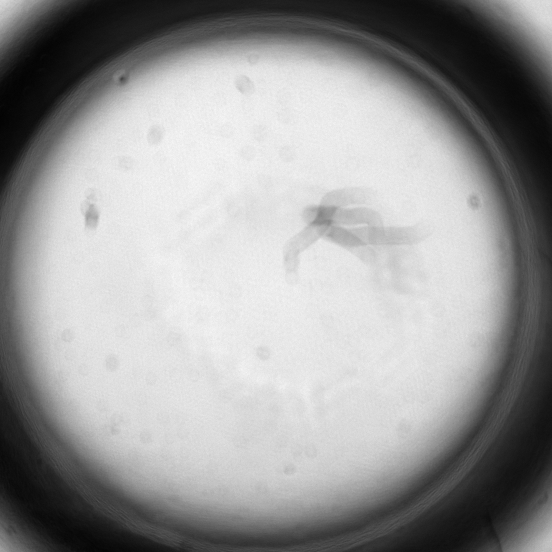
#> input picture Example2/H01_10_0.jpg, 1104 x 1104 px (shown at 1/2 size); its folder holds 4 pictures in this run; the run also reads 2 pictures not shown here
$ python cropping.py
#> lines starting #> are read from the running program, lines starting #| are printed output that depends on the picture
# crop a x length square about the center of the image by using belwo equation
# [(row, column) +/- x] / 2 = (start, end) start and end bounds of cropping
# example (1500, 1000)
# [(1500) +/- 400] / 2 = (550, 950) for row
# [(1000) +/- 400] / 2 = (300, 700) for row
# cropped = img[start_row:end_row, start_col:end_col]

# Import packages
import cv2
import numpy as np
import glob
import matplotlib.pyplot as plt

boxDimen = 650 # size of the cropping box

# img = cv2.imread('Example2/H01_10_10.jpg', 1)

#pass the function an image using format image = cv2.imread('filename')
def Crop(img):
    print(img.shape) # Print image shape
    cv2.imshow("original", img)

    startRow = (img.shape[0] - boxDimen) // 2
    endRow = (img.shape[0] + boxDimen) // 2
    startCol = (img.shape[1] - boxDimen) // 2
    endCol = (img.shape[1] + boxDimen) // 2

    # Cropping an image
    cropped_image = img[startRow:endRow, startCol:endCol] # cropped = img[start_row:end_row, start_col:end_col]

    return cropped_image

# Read in each image and convert to grayscale
images = [cv2.imread(file,0) for file in glob.glob("Example2/*.jpg")]
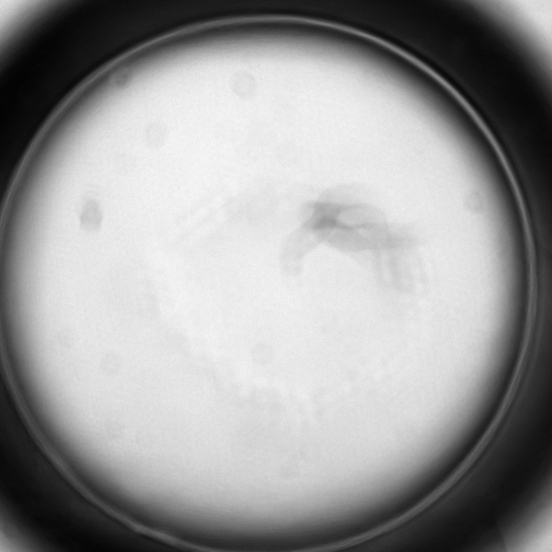
#> input picture Example2/H01_10_02.jpg, 1104 x 1104 px (shown at 1/2 size)
#> images = 4 items

# Iterate through each image, perform edge detection, and save image
number = 0
for image in images:
    crop = Crop(image)
    cv2.imwrite('Cropped/cropped_{}.png'.format(number), crop)
    number += 1
#> this loop made 4 passes
#| (1104, 1104)
#| (1104, 1104)
#| (1104, 1104)
#| (1104, 1104)
#> pass 1, in Crop, `cropped_image = img[startRow:endRow, startCol:endCol]`:
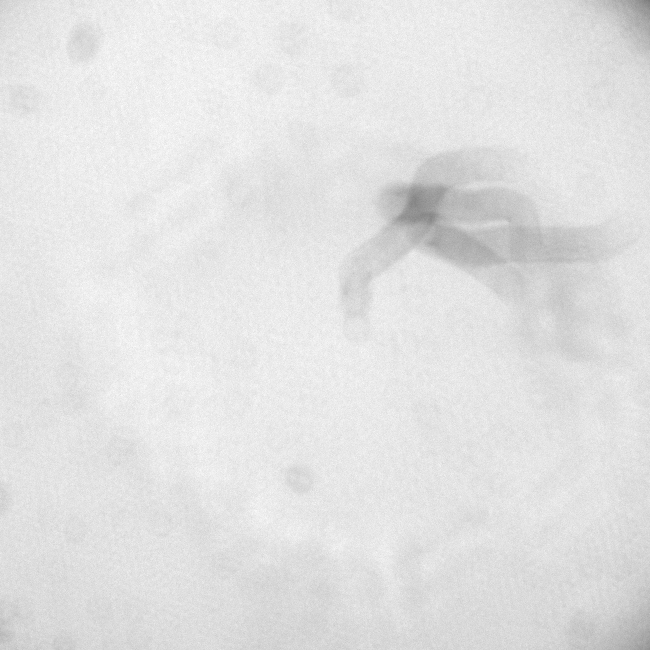
#> cropped_image: shape (650, 650); min 123, max 255, mean 225.9
#> after the loop, number = 4
    # print(image.mean(axis=0).mean())
